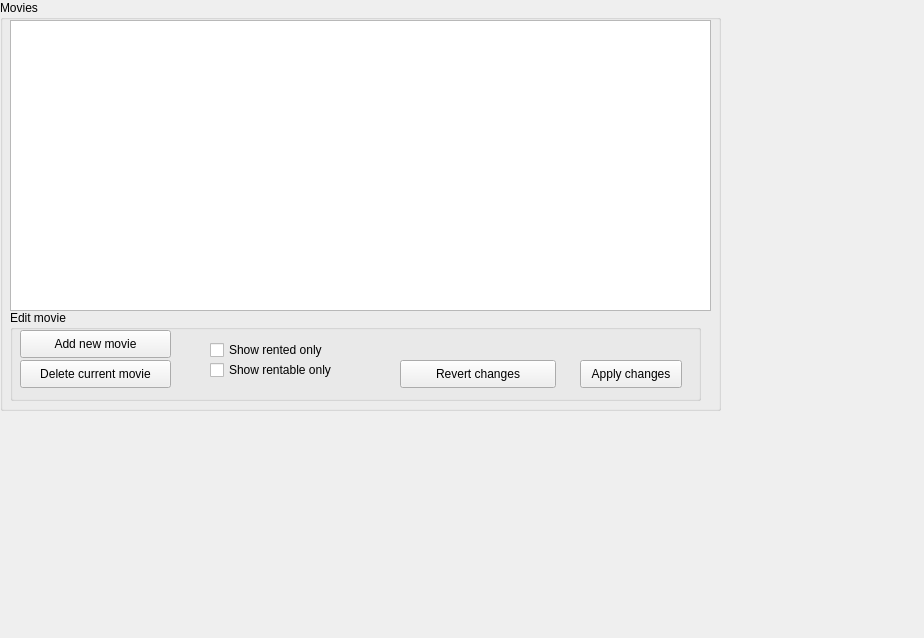
<?xml version="1.0" encoding="UTF-8"?>
<ui version="4.0">
 <class>bookEdit</class>
 <widget class="QWidget" name="bookEdit">
  <property name="geometry">
   <rect>
    <x>0</x>
    <y>0</y>
    <width>924</width>
    <height>638</height>
   </rect>
  </property>
  <property name="windowTitle">
   <string>bookEdit</string>
  </property>
  <widget class="QGroupBox" name="groupBox_2">
   <property name="geometry">
    <rect>
     <x>0</x>
     <y>0</y>
     <width>721</width>
     <height>411</height>
    </rect>
   </property>
   <property name="title">
    <string>Movies</string>
   </property>
   <widget class="QGroupBox" name="groupBox">
    <property name="geometry">
     <rect>
      <x>10</x>
      <y>310</y>
      <width>691</width>
      <height>91</height>
     </rect>
    </property>
    <property name="title">
     <string>Edit movie</string>
    </property>
    <widget class="QPushButton" name="buttonNewRow">
     <property name="geometry">
      <rect>
       <x>10</x>
       <y>20</y>
       <width>151</width>
       <height>28</height>
      </rect>
     </property>
     <property name="text">
      <string>Add new movie</string>
     </property>
    </widget>
    <widget class="QPushButton" name="buttonDelRow">
     <property name="geometry">
      <rect>
       <x>10</x>
       <y>50</y>
       <width>151</width>
       <height>28</height>
      </rect>
     </property>
     <property name="text">
      <string>Delete current movie</string>
     </property>
    </widget>
    <widget class="QPushButton" name="buttonRevert">
     <property name="geometry">
      <rect>
       <x>390</x>
       <y>50</y>
       <width>156</width>
       <height>28</height>
      </rect>
     </property>
     <property name="text">
      <string>Revert changes</string>
     </property>
    </widget>
    <widget class="QPushButton" name="buttonSubmit">
     <property name="geometry">
      <rect>
       <x>570</x>
       <y>50</y>
       <width>102</width>
       <height>28</height>
      </rect>
     </property>
     <property name="text">
      <string>Apply changes</string>
     </property>
    </widget>
    <widget class="QCheckBox" name="checkBoxRentableToggle">
     <property name="geometry">
      <rect>
       <x>200</x>
       <y>50</y>
       <width>141</width>
       <height>20</height>
      </rect>
     </property>
     <property name="text">
      <string>Show rentable only</string>
     </property>
    </widget>
    <widget class="QCheckBox" name="checkBoxRentedToggle">
     <property name="geometry">
      <rect>
       <x>200</x>
       <y>30</y>
       <width>131</width>
       <height>20</height>
      </rect>
     </property>
     <property name="text">
      <string>Show rented only</string>
     </property>
    </widget>
   </widget>
   <widget class="QTableView" name="TableDB">
    <property name="geometry">
     <rect>
      <x>10</x>
      <y>20</y>
      <width>701</width>
      <height>291</height>
     </rect>
    </property>
   </widget>
  </widget>
 </widget>
 <layoutdefault spacing="6" margin="11"/>
 <resources/>
 <connections/>
</ui>
